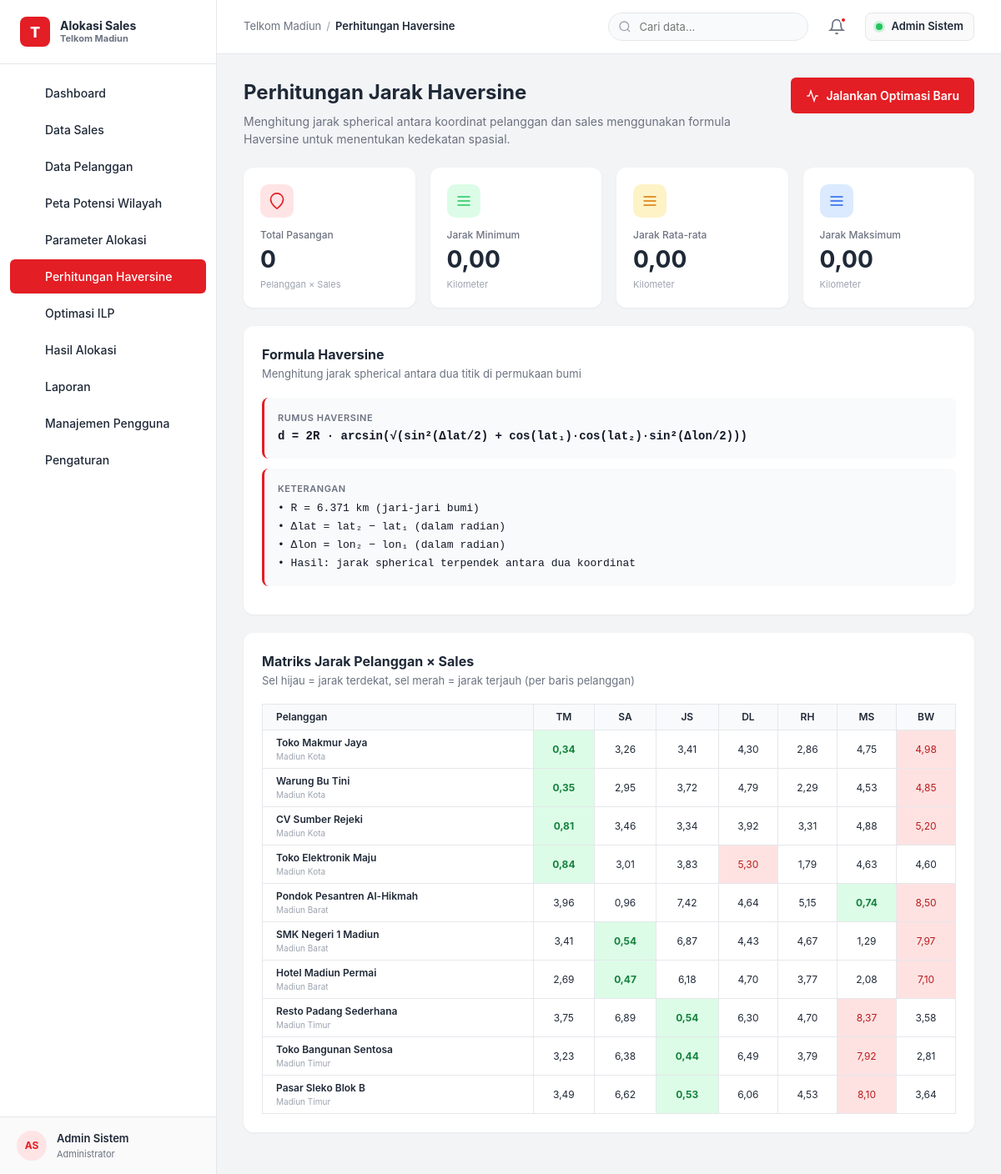
Page /perhitungan_haversine.php (signed in) on the committed database.
### tables this page shows
CREATE TABLE users (
    id INT AUTO_INCREMENT PRIMARY KEY,
    nama VARCHAR(120) NOT NULL,
    email VARCHAR(120) NOT NULL UNIQUE,
    password VARCHAR(255) NOT NULL,
    peran ENUM('Administrator','Manajer','Operator') NOT NULL DEFAULT 'Operator',
    telepon VARCHAR(30),
    status ENUM('Aktif','Nonaktif') NOT NULL DEFAULT 'Aktif',
    created_at TIMESTAMP DEFAULT CURRENT_TIMESTAMP,
    updated_at TIMESTAMP DEFAULT CURRENT_TIMESTAMP ON UPDATE CURRENT_TIMESTAMP
);

CREATE TABLE sales (
    id INT AUTO_INCREMENT PRIMARY KEY,
    nama VARCHAR(120) NOT NULL,
    email VARCHAR(120),
    telepon VARCHAR(30),
    nik VARCHAR(30),
    wilayah VARCHAR(80) NOT NULL,
    latitude DECIMAL(10,6) NOT NULL,
    longitude DECIMAL(10,6) NOT NULL,
    kapasitas INT NOT NULL DEFAULT 15,
    status ENUM('Aktif','Cuti','Nonaktif') NOT NULL DEFAULT 'Aktif',
    foto VARCHAR(255),
    tanggal_bergabung DATE,
    created_at TIMESTAMP DEFAULT CURRENT_TIMESTAMP,
    updated_at TIMESTAMP DEFAULT CURRENT_TIMESTAMP ON UPDATE CURRENT_TIMESTAMP
);

CREATE TABLE pelanggan (
    id INT AUTO_INCREMENT PRIMARY KEY,
    nama VARCHAR(150) NOT NULL,
    alamat TEXT,
    wilayah VARCHAR(80) NOT NULL,
    latitude DECIMAL(10,6) NOT NULL,
    longitude DECIMAL(10,6) NOT NULL,
    potensi ENUM('Rendah','Sedang','Tinggi') NOT NULL DEFAULT 'Sedang',
    skor_potensi INT NOT NULL DEFAULT 50,
    produk VARCHAR(80),
    status ENUM('Prospek','Aktif','Pending') NOT NULL DEFAULT 'Prospek',
    sales_id INT NULL,
    created_at TIMESTAMP DEFAULT CURRENT_TIMESTAMP,
    FOREIGN KEY (sales_id) REFERENCES sales(id) ON DELETE SET NULL
);

### config.php (called while the page is built, shortened)
<?php
function db() {
    static $pdo = null;
    if ($pdo === null) {
        $dsn = "mysql:host=" . DB_HOST . ";dbname=" . DB_NAME . ";charset=" . DB_CHARSET;
        try {
            $pdo = new PDO($dsn, DB_USER, DB_PASS, [
                PDO::ATTR_ERRMODE => PDO::ERRMODE_EXCEPTION,
                PDO::ATTR_DEFAULT_FETCH_MODE => PDO::FETCH_ASSOC,
                PDO::ATTR_EMULATE_PREPARES => false,
            ]);
        } catch (PDOException $e) {
            die("Koneksi database gagal: " . $e->getMessage() . "<br><br>Pastikan:<br>1. MySQL/MariaDB berjalan<br>2. Database <code>sales_territory</code> sudah diimport dari <code>database/schema.sql</code>");
        }
    }
    return $pdo;
}
function current_user() {
    $stmt = db()->prepare("SELECT * FROM users WHERE id = ?");
    $stmt->execute([$_SESSION['user_id']]);
    return $stmt->fetch();
}
function e($v) {
    return htmlspecialchars($v ?? '', ENT_QUOTES, 'UTF-8');
}
function format_number($n, $dec = 0) {
    return number_format((float)$n, $dec, ',', '.');
}
function initials($name) {
    $parts = explode(' ', trim($name));
    $out = '';
    foreach (array_slice($parts, 0, 2) as $p) $out .= strtoupper(substr($p, 0, 1));
    return $out ?: '?';
}
function haversine($lat1, $lon1, $lat2, $lon2) {
    $R = 6371;
    $dLat = deg2rad($lat2 - $lat1);
    $dLon = deg2rad($lon2 - $lon1);
    $a = sin($dLat / 2) * sin($dLat / 2) +
         cos(deg2rad($lat1)) * cos(deg2rad($lat2)) *
         sin($dLon / 2) * sin($dLon / 2);
    $c = 2 * atan2(sqrt($a), sqrt(1 - $a));
    return $R * $c;
}

### perhitungan_haversine.php (the view, shortened to what this page needs)
<?php
require_once 'config.php';
$pageTitle = 'Perhitungan Haversine';
$current_page = 'haversine';
$pdo = db();
$run = $pdo->query("SELECT * FROM optimasi_run ORDER BY created_at DESC LIMIT 1")->fetch();
$jarak_data = [];
$matrix = [];
$pelanggan_list = [];
$sales_list = [];
if ($run) {
    $pelanggan_list = $pdo->query("SELECT id, nama, wilayah, latitude, longitude FROM pelanggan ORDER BY id")->fetchAll();
    $sales_list = $pdo->query("SELECT id, nama, wilayah, latitude, longitude FROM sales WHERE status='Aktif' ORDER BY id")->fetchAll();
    $stmt = $pdo->prepare("SELECT * FROM hasil_haversine WHERE run_id = ? ORDER BY pelanggan_id, jarak_km");
    $stmt->execute([$run['id']]);
    $jarak_data = $stmt->fetchAll();
    foreach ($jarak_data as $r) {
        $matrix[$r['pelanggan_id']][$r['sales_id']] = (float)$r['jarak_km'];
    }
} else {
    $pelanggan_list = $pdo->query("SELECT id, nama, wilayah, latitude, longitude FROM pelanggan ORDER BY id LIMIT 10")->fetchAll();
    $sales_list = $pdo->query("SELECT id, nama, wilayah, latitude, longitude FROM sales WHERE status='Aktif' ORDER BY id")->fetchAll();
    foreach ($pelanggan_list as $p) {
        foreach ($sales_list as $s) {
            $km = haversine($p['latitude'], $p['longitude'], $s['latitude'], $s['longitude']);
            $matrix[$p['id']][$s['id']] = round($km, 3);
        }
    }
}
$total_pairs = count($jarak_data);
$avg_jarak = 0;
$min_jarak = INF; $max_jarak = 0;
include 'includes/header.php';
?>
<div class="page-header">
    <div class="page-title">
        <h2>Perhitungan Jarak Haversine</h2>
        <p>Menghitung jarak spherical antara koordinat pelanggan dan sales menggunakan formula Haversine untuk menentukan kedekatan spasial.</p>
    </div>
    <div class="header-actions">
        <a href="optimasi_ilp.php" class="btn btn-primary">
            <svg width="16" height="16" viewBox="0 0 24 24" fill="none" stroke="currentColor" stroke-width="2"><polyline points="22 12 18 12 15 21 9 3 6 12 2 12"/></svg>
            Jalankan Optimasi Baru
        </a>
    </div>
</div>
<div class="stats-grid">
    <div class="stat-card">
        <div class="stat-icon red"><svg width="20" height="20" viewBox="0 0 24 24" fill="none" stroke="currentColor" stroke-width="2"><path d="M21 10c0 7-9 13-9 13s-9-6-9-13a9 9 0 0 1 18 0z"/></svg></div>
        <div class="stat-label">Total Pasangan</div>
        <div class="stat-value"><?= format_number($total_pairs) ?></div>
        <div class="stat-sub">Pelanggan × Sales</div>
    </div>
    <div class="stat-card">
        <div class="stat-icon green"><svg width="20" height="20" viewBox="0 0 24 24" fill="none" stroke="currentColor" stroke-width="2"><path d="M3 12h18M3 6h18M3 18h18"/></svg></div>
        <div class="stat-label">Jarak Minimum</div>
        <div class="stat-value"><?= format_number($min_jarak === INF ? 0 : $min_jarak, 2) ?></div>
        <div class="stat-sub">Kilometer</div>
    </div>
    <div class="stat-card">
        <div class="stat-icon yellow"><svg width="20" height="20" viewBox="0 0 24 24" fill="none" stroke="currentColor" stroke-width="2"><path d="M3 12h18M3 6h18M3 18h18"/></svg></div>
        <div class="stat-label">Jarak Rata-rata</div>
        <div class="stat-value"><?= format_number($avg_jarak, 2) ?></div>
        <div class="stat-sub">Kilometer</div>
    </div>
    <div class="stat-card">
        <div class="stat-icon blue"><svg width="20" height="20" viewBox="0 0 24 24" fill="none" stroke="currentColor" stroke-width="2"><path d="M3 12h18M3 6h18M3 18h18"/></svg></div>
        <div class="stat-label">Jarak Maksimum</div>
        <div class="stat-value"><?= format_number($max_jarak, 2) ?></div>
        <div class="stat-sub">Kilometer</div>
    </div>
</div>
<div class="card">
    <div class="card-header">
        <div>
            <div class="card-title">Formula Haversine</div>
            <div class="card-subtitle">Menghitung jarak spherical antara dua titik di permukaan bumi</div>
        </div>
    </div>
    <div class="formula-block">
        <div class="formula-label">Rumus Haversine</div>
        <div class="formula-text">d = 2R · arcsin(√(sin²(Δlat/2) + cos(lat₁)·cos(lat₂)·sin²(Δlon/2)))</div>
    </div>
    <div class="formula-block">
        <div class="formula-label">Keterangan</div>
        <div class="formula-text" style="font-weight:400;font-size:13px;line-height:1.7;">
            • R = 6.371 km (jari-jari bumi)<br>
            • Δlat = lat₂ − lat₁ (dalam radian)<br>
            • Δlon = lon₂ − lon₁ (dalam radian)<br>
            • Hasil: jarak spherical terpendek antara dua koordinat
        </div>
    </div>
</div>
<div class="card">
    <div class="card-header">
        <div>
            <div class="card-title">Matriks Jarak Pelanggan × Sales</div>
            <div class="card-subtitle">Sel hijau = jarak terdekat, sel merah = jarak terjauh (per baris pelanggan)</div>
        </div>
    </div>
    <div class="table-wrap">
        <table class="matrix-table">
            <thead>
                <tr>
                    <th style="text-align:left;padding-left:16px;">Pelanggan</th>
                    <?php foreach ($sales_list as $s): ?>
                        <th title="<?= e($s['nama']) ?>"><?= e(initials($s['nama'])) ?></th>
                    <?php endforeach; ?>
                </tr>
            </thead>
            <tbody>
                <?php foreach ($pelanggan_list as $p):
                    $row = $matrix[$p['id']];
                    $min_val = min($row);
                    $max_val = max($row);
                ?>
                <tr>
                    <td style="text-align:left;padding-left:16px;">
                        <div style="font-weight:600;font-size:12px;"><?= e($p['nama']) ?></div>
                        <div style="font-size:10px;color:#9CA3AF;"><?= e($p['wilayah']) ?></div>
                    </td>
                    <?php foreach ($sales_list as $s):
                        $v = $row[$s['id']] ?? null;
                        $cls = '';
                        if ($v !== null) {
                            if (abs($v - $min_val) < 0.001) $cls = 'min-cell';
                            elseif (abs($v - $max_val) < 0.001) $cls = 'max-cell';
                        }
                    ?>
                    <td class="<?= $cls ?>" title="<?= e($p['nama']) ?> → <?= e($s['nama']) ?>: <?= $v ? number_format($v, 2, ',', '.') . ' km' : '-' ?>">
                        <?= $v !== null ? number_format($v, 2, ',', '.') : '-' ?>
                    </td>
                    <?php endforeach; ?>
                </tr>
                <?php endforeach; ?>
            </tbody>
        </table>
    </div>
</div>
<?php include 'includes/footer.php'; ?>

### includes/header.php (shortened to what this page needs)
<?php
if (!function_exists('nav_icon_svg')) {
    function nav_icon_svg($name) {
        return $icons[$name] ?? $icons['dashboard'];
    }
}
$navItems = [
    ['key' => 'dashboard',  'label' => 'Dashboard',              'url' => 'dashboard.php',           'icon' => 'dashboard'],
    ['key' => 'sales',      'label' => 'Data Sales',             'url' => 'data_sales.php',          'icon' => 'sales'],
    ['key' => 'pelanggan',  'label' => 'Data Pelanggan',         'url' => 'data_pelanggan.php',      'icon' => 'pelanggan'],
    ['key' => 'peta',       'label' => 'Peta Potensi Wilayah',  'url' => 'peta_potensi.php',        'icon' => 'map'],
    ['key' => 'param',      'label' => 'Parameter Alokasi',      'url' => 'parameter_alokasi.php',   'icon' => 'param'],
    ['key' => 'haversine',  'label' => 'Perhitungan Haversine',  'url' => 'perhitungan_haversine.php','icon' => 'haversine'],
    ['key' => 'ilp',        'label' => 'Optimasi ILP',           'url' => 'optimasi_ilp.php',        'icon' => 'ilp'],
    ['key' => 'hasil',      'label' => 'Hasil Alokasi',          'url' => 'hasil_alokasi.php',       'icon' => 'hasil'],
    ['key' => 'laporan',    'label' => 'Laporan',                'url' => 'laporan.php',             'icon' => 'laporan'],
    ['key' => 'users',      'label' => 'Manajemen Pengguna',    'url' => 'manajemen_pengguna.php',  'icon' => 'users'],
    ['key' => 'settings',   'label' => 'Pengaturan',             'url' => 'pengaturan.php',          'icon' => 'settings'],
];
$user = current_user();
$initials = $user ? initials($user['nama']) : 'AD';
$unread = 3;
?><!DOCTYPE html>
<html lang="id">
<head>
    <link rel="stylesheet" href="assets/css/style.css">
    <link rel="stylesheet" href="https://unpkg.com/leaflet@1.9.4/dist/leaflet.css">
    <link rel="stylesheet" href="https://cdn.jsdelivr.net/npm/chart.js@4.4.0/dist/chart.min.css">
</head>
<body>
<div class="app-layout">
    <aside class="sidebar" id="sidebar">
        <div class="sidebar-brand">
            <div class="logo-icon">T</div>
            <div class="brand-text">
                <h1>Alokasi Sales</h1>
                <p>Telkom Madiun</p>
            </div>
        </div>
        <nav class="nav-menu">
            <?php foreach ($navItems as $item): ?>
                <a href="<?= $item['url'] ?>" class="nav-item <?= ($current_page ?? '') === $item['key'] ? 'active' : '' ?>">
                    <span class="nav-icon"><?= nav_icon_svg($item['icon']) ?></span>
                    <?= e($item['label']) ?>
                </a>
            <?php endforeach; ?>
        </nav>
        <div class="user-profile">
            <div class="avatar-sm"><?= e($initials) ?></div>
            <div class="user-info">
                <h4><?= e($user['nama'] ?? 'Guest') ?></h4>
                <p><?= e($user['peran'] ?? '-') ?></p>
            </div>
            <a href="logout.php" class="icon-btn" title="Keluar" style="width:32px;height:32px;margin-left:auto;">
            </a>
        </div>
    </aside>
    <div class="main-area">
        <header class="app-header">
            <div class="breadcrumb">
                <span>Telkom Madiun</span>
                <span class="sep">/</span>
                <span class="current"><?= e($pageTitle ?? 'Dashboard') ?></span>
            </div>
            <div class="header-right">
                <div class="search-box">
                    <svg class="search-icon" viewBox="0 0 24 24" fill="none" stroke="currentColor" stroke-width="2"><circle cx="11" cy="11" r="8"/><line x1="21" y1="21" x2="16.65" y2="16.65"/></svg>
                    <input type="text" placeholder="Cari data..." id="globalSearch">
                </div>
                <button class="icon-btn" title="Notifikasi">
                    <svg viewBox="0 0 24 24" width="20" height="20" fill="none" stroke="currentColor" stroke-width="2"><path d="M18 8A6 6 0 0 0 6 8c0 7-3 9-3 9h18s-3-2-3-9"/><path d="M13.73 21a2 2 0 0 1-3.46 0"/></svg>
                    <?php if ($unread): ?><span class="badge-dot"></span><?php endif; ?>
                </button>
                <div class="admin-badge">
                    <span class="status-dot"></span>
                    <span><?= e($user['nama'] ?? 'Admin') ?></span>
                </div>
            </div>
        </header>
        <main class="page-body">

### rows in the picture
users: nama "AS", nama "Admin Sistem", peran "Administrator"
sales: nama "TM", v "0,34", v "0,35", v "0,81", v "0,84", v "3,96", v "3,41", v "2,69", v "3,75", v "3,23", v "3,49"
sales: nama "SA", v "3,26", v "2,95", v "3,46", v "3,01", v "0,96", v "0,54", v "0,47", v "6,89", v "6,38", v "6,62"
sales: nama "JS", v "3,41", v "3,72", v "3,34", v "3,83", v "7,42", v "6,87", v "6,18", v "0,54", v "0,44", v "0,53"
sales: nama "DL", v "4,30", v "4,79", v "3,92", v "5,30", v "4,64", v "4,43", v "4,70", v "6,30", v "6,49", v "6,06"
sales: nama "RH", v "2,86", v "2,29", v "3,31", v "1,79", v "5,15", v "4,67", v "3,77", v "4,70", v "3,79", v "4,53"
sales: nama "MS", v "4,75", v "4,53", v "4,88", v "4,63", v "0,74", v "1,29", v "2,08", v "8,37", v "7,92", v "8,10"
sales: nama "BW", v "4,98", v "4,85", v "5,20", v "4,60", v "8,50", v "7,97", v "7,10", v "3,58", v "2,81", v "3,64"
pelanggan: nama "Toko Makmur Jaya", wilayah "Madiun Kota"
pelanggan: nama "Warung Bu Tini", wilayah "Madiun Kota"
pelanggan: nama "CV Sumber Rejeki", wilayah "Madiun Kota"
pelanggan: nama "Toko Elektronik Maju", wilayah "Madiun Kota"
pelanggan: nama "Pondok Pesantren Al-Hikmah", wilayah "Madiun Barat"
pelanggan: nama "SMK Negeri 1 Madiun", wilayah "Madiun Barat"
pelanggan: nama "Hotel Madiun Permai", wilayah "Madiun Barat"
pelanggan: nama "Resto Padang Sederhana", wilayah "Madiun Timur"
pelanggan: nama "Toko Bangunan Sentosa", wilayah "Madiun Timur"
pelanggan: nama "Pasar Sleko Blok B", wilayah "Madiun Timur"

### other values in the picture
$item['label'] "Dashboard"
$item['label'] "Data Sales"
$item['label'] "Data Pelanggan"
$item['label'] "Peta Potensi Wilayah"
$item['label'] "Parameter Alokasi"
$item['label'] "Perhitungan Haversine"
$item['label'] "Optimasi ILP"
$item['label'] "Hasil Alokasi"
$item['label'] "Laporan"
$item['label'] "Manajemen Pengguna"
$item['label'] "Pengaturan"
$pageTitle "Perhitungan Haversine"
format_number($total_pairs) "0"
format_number($min_jarak === INF ? 0 : $min_jarak, 2) "0,00"
format_number($avg_jarak, 2) "0,00"
